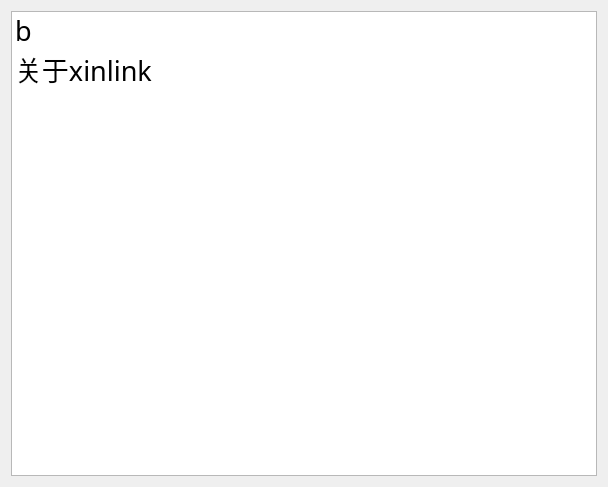
<?xml version="1.0" encoding="UTF-8"?>
<ui version="4.0">
 <class>setting</class>
 <widget class="QWidget" name="setting">
  <property name="geometry">
   <rect>
    <x>0</x>
    <y>0</y>
    <width>608</width>
    <height>487</height>
   </rect>
  </property>
  <property name="windowTitle">
   <string>Form</string>
  </property>
  <layout class="QVBoxLayout" name="verticalLayout">
   <item>
    <widget class="QListWidget" name="listWidget_setting">
     <property name="font">
      <font>
       <family>Noto Sans</family>
       <pointsize>20</pointsize>
       <bold>false</bold>
      </font>
     </property>
     <item>
      <property name="text">
       <string>b</string>
      </property>
     </item>
     <item>
      <property name="text">
       <string>关于xinlink</string>
      </property>
     </item>
    </widget>
   </item>
  </layout>
 </widget>
 <resources/>
 <connections/>
</ui>
